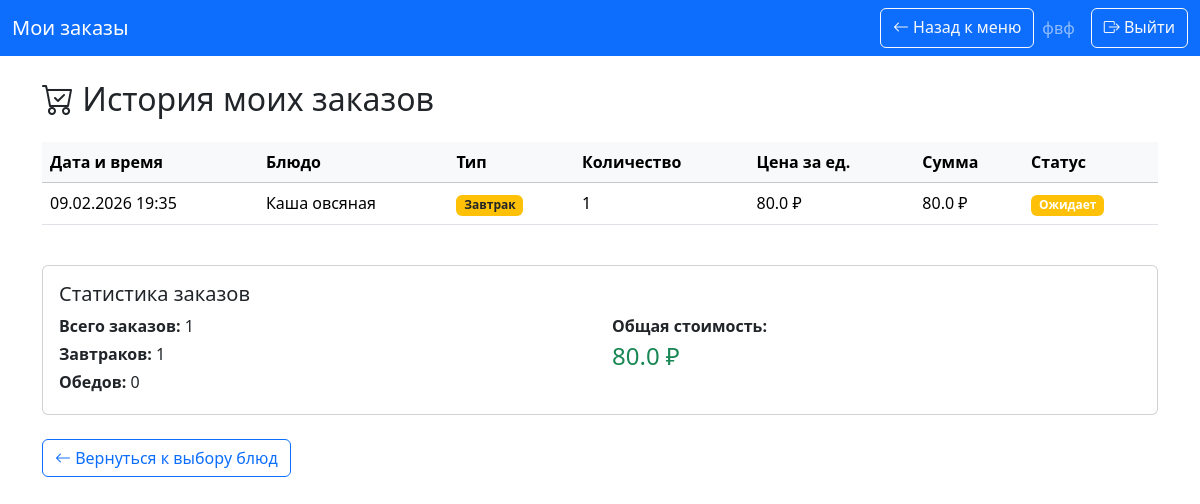
The page /students/my-orders (signed in) on the database its author committed.
### app.py (models this page shows)
class Order(db.Model):
    id = db.Column(db.Integer, primary_key=True)
    student_id = db.Column(db.Integer, db.ForeignKey('user.id'), nullable=False)
    meal_id = db.Column(db.Integer, db.ForeignKey('meal.id'), nullable=False)
    order_date = db.Column(db.DateTime, default=datetime.utcnow)
    quantity = db.Column(db.Integer, default=1)
    status = db.Column(db.String(20), default='pending')
    student = db.relationship('User', backref='orders')
    meal = db.relationship('Meal')

class Meal(db.Model):
    id = db.Column(db.Integer, primary_key=True)
    name = db.Column(db.String(100), nullable=False)
    description = db.Column(db.String(200))
    price = db.Column(db.Float, nullable=False)
    meal_type = db.Column(db.String(20), nullable=False)
    available = db.Column(db.Boolean, default=True, nullable=False)
    tags = db.Column(db.String(200), default='')
    ingredients = db.Column(db.Text, default='')
    average_rating = db.Column(db.Float, default=0.0)
    total_reviews = db.Column(db.Integer, default=0)
    has_subscription = db.Column(db.Boolean, default=False)
    subscription_price = db.Column(db.Float, default=0.0)
    subscription_days = db.Column(db.Integer, default=30)
    meals_per_day = db.Column(db.Integer, default=1)
    stock_quantity = db.Column(db.Integer, default=0)
    min_stock = db.Column(db.Integer, default=10)
    max_stock = db.Column(db.Integer, default=100)

### app.py (the view)
@app.route('/students/my-orders')
def my_orders():
    if 'user_type' not in session or session['user_type'] != 'student':
        return redirect('/')
    orders = Order.query.filter_by(student_id=session['user_id']).join(Meal).order_by(Order.order_date.desc()).all()
    total_spent = sum(order.meal.price * order.quantity for order in orders)
    return render_template("my_orders.html", orders=orders, total_spent=total_spent)

### templates/my_orders.html (shortened to what this page needs)
<!doctype html>
<html lang="ru">
<head>
    <link rel="stylesheet" href="https://cdn.jsdelivr.net/npm/bootstrap@5.3.3/dist/css/bootstrap.min.css">
    <link rel="stylesheet" href="https://cdn.jsdelivr.net/npm/bootstrap-icons@1.11.0/font/bootstrap-icons.css">
</head>
<body>
    <nav class="navbar navbar-expand-lg navbar-dark bg-primary">
        <div class="container-fluid">
            <span class="navbar-brand">Мои заказы</span>
            <div class="d-flex">
                <a href="/students/meals" class="btn btn-outline-light me-2">
                    <i class="bi bi-arrow-left"></i> Назад к меню
                </a>
                <span class="navbar-text me-3">{{ session.get('full_name', 'Студент') }}</span>
                <a href="/logout" class="btn btn-outline-light">
                    <i class="bi bi-box-arrow-right"></i> Выйти
                </a>
            </div>
        </div>
    </nav>
    <div class="container mt-4">
        <h2 class="mb-4"><i class="bi bi-cart-check"></i> История моих заказов</h2>
        {% if orders %}
        <div class="table-responsive">
            <table class="table table-hover">
                <thead class="table-light">
                    <tr>
                        <th>Дата и время</th>
                        <th>Блюдо</th>
                        <th>Тип</th>
                        <th>Количество</th>
                        <th>Цена за ед.</th>
                        <th>Сумма</th>
                        <th>Статус</th>
                    </tr>
                </thead>
                <tbody>
                    {% for order in orders %}
                    <tr>
                        <td>{{ order.order_date.strftime('%d.%m.%Y %H:%M') }}</td>
                        <td>{{ order.meal.name }}</td>
                        <td>
                            {% if order.meal.meal_type == 'breakfast' %}
                                <span class="badge bg-warning text-dark">Завтрак</span>
                            {% else %}
                                <span class="badge bg-success">Обед</span>
                            {% endif %}
                        </td>
                        <td>{{ order.quantity }}</td>
                        <td>{{ order.meal.price }} ₽</td>
                        <td>{{ order.meal.price * order.quantity }} ₽</td>
                        <td>
                            {% if order.status == 'pending' %}
                                <span class="badge bg-warning">Ожидает</span>
                            {% elif order.status == 'confirmed' %}
                                <span class="badge bg-success">Подтвержден</span>
                            {% else %}
                                <span class="badge bg-danger">Отменен</span>
                            {% endif %}
                        </td>
                    </tr>
                    {% endfor %}
                </tbody>
            </table>
        </div>
        <div class="card mt-4">
            <div class="card-body">
                <h5 class="card-title">Статистика заказов</h5>
                <div class="row">
                    <div class="col-md-6">
                        <p class="mb-1"><strong>Всего заказов:</strong> {{ orders|length }}</p>
                        <p class="mb-1"><strong>Завтраков:</strong> {{ orders|selectattr('meal.meal_type', 'equalto', 'breakfast')|list|length }}</p>
                        <p class="mb-1"><strong>Обедов:</strong> {{ orders|selectattr('meal.meal_type', 'equalto', 'lunch')|list|length }}</p>
                    </div>
                    <div class="col-md-6">
                        <p class="mb-1"><strong>Общая стоимость:</strong></p>
                        <h4 class="text-success">{{ total_spent }} ₽</h4>
                    </div>
                </div>
            </div>
        </div>
        {% endif %}
        <div class="mt-4">
            <a href="/students/meals" class="btn btn-outline-primary">
                <i class="bi bi-arrow-left"></i> Вернуться к выбору блюд
            </a>
        </div>
    </div>
</body>
</html>

### rows shown on the page
Order: order_date "09.02.2026 19:35", meal.name "Каша овсяная", quantity "1", meal.price "80.0", order.meal.price*order.quantity "80.0", status "Ожидает"

### other values the page prints
{{ session.get('full_name', 'Студент') }} "фвф"
{{ orders|length }} "1"
{{ orders|selectattr('meal.meal_type', 'equalto', 'lunch')|list|length }} "0"
{{ total_spent }} "80.0"
